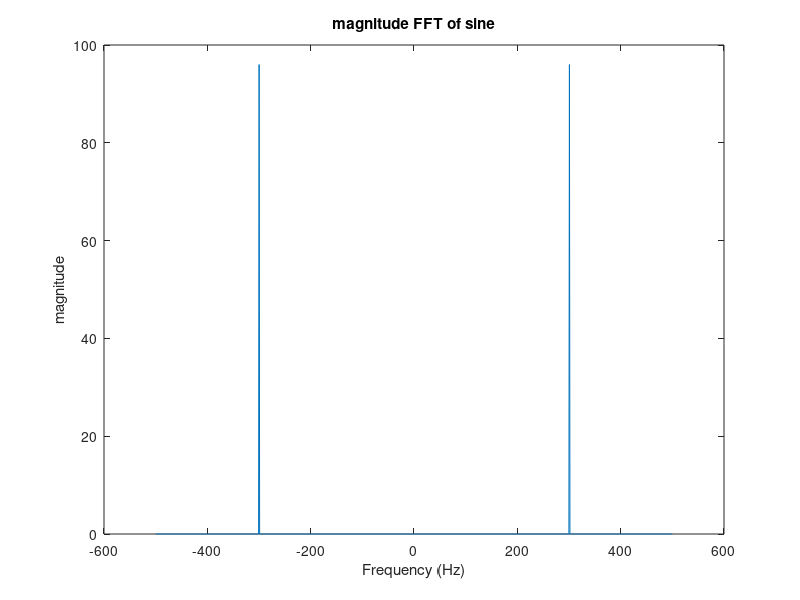
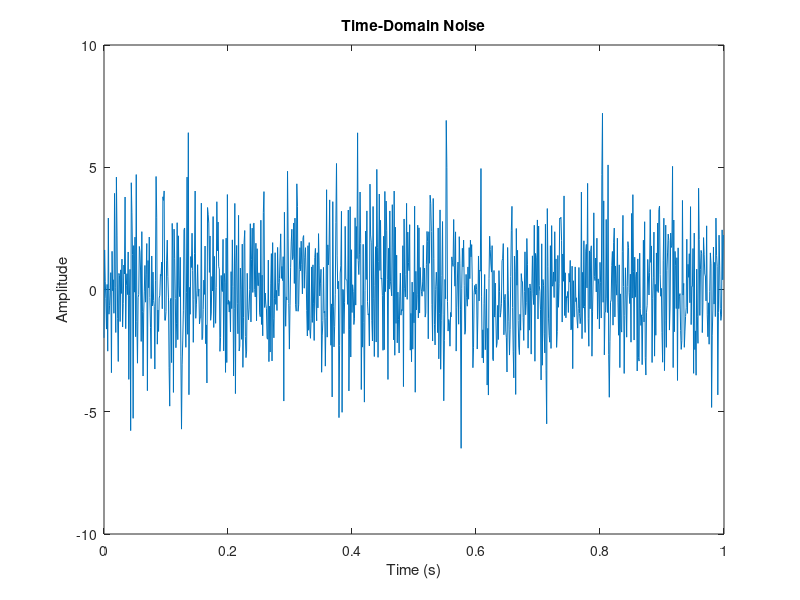
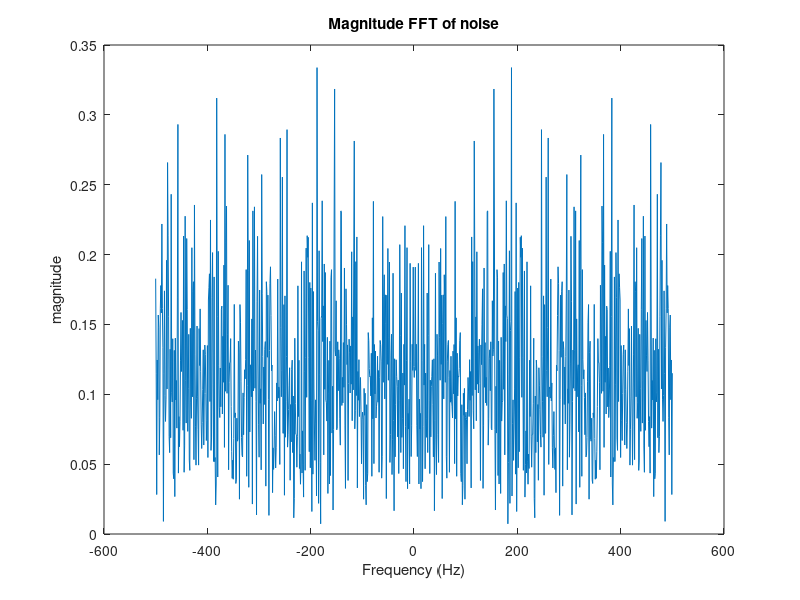
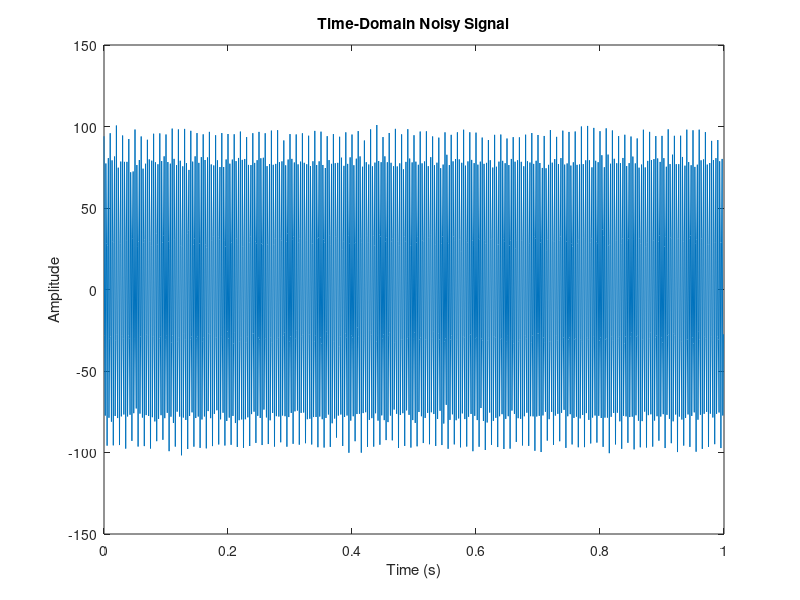

Source code (MATLAB) for these figures, in order: (Note: this script raises an error after producing the figures.)
clc;
clear all;
% ID: 19-39377-1
%     AB-CDEFG-H
pkg load communications;
A1=79;
A2=17;
fs = 1000; 
t = 0:1/fs:1-1/fs;

x1=A1*cos(2*pi*(3*100)*t);
x2=A2*cos(2*pi*(7*100)*t);
x3=x1+x2;
%plot(t,x3,'b','linewidth',1.5);
%hold on;
%xlabel('time in seconds') 
%ylabel('Amplitude in volts') 

fx = fft(x3); %apply fourier transformation
fx = fftshift(fx)/(fs/2);
f = fs/2*linspace(-1,1,fs);
figure;
plot(f, abs(fx))

title('magnitude FFT of sine');
xlabel('Frequency (Hz)');
ylabel('magnitude');
noise = 2*randn(size(x3));
figure
plot(t,noise)
xlabel('Time (s)');
ylabel('Amplitude');
title('Time-Domain Noise');
fftNoise = fft(noise);
fftNoise = fftshift(fftNoise)/(fs/2);
figure
plot(f,abs(fftNoise))
title('Magnitude FFT of noise');
xlabel('Frequency (Hz)');
ylabel('magnitude');
noisySignal = x3 + noise;
figure
plot(t,noisySignal)
xlabel('Time (s)');
ylabel('Amplitude');
title('Time-Domain Noisy Signal');
fftNoisySignal = fft(noisySignal);
fftNoisySignal = fftshift(fftNoisySignal)/(fs/2); 
figure
plot(f,abs(fftNoisySignal))
title('Magnitude FFT of noisy signal');
xlabel('Frequency (Hz)');
ylabel('magnitude');
bandwidth = obw(x3,fs);
